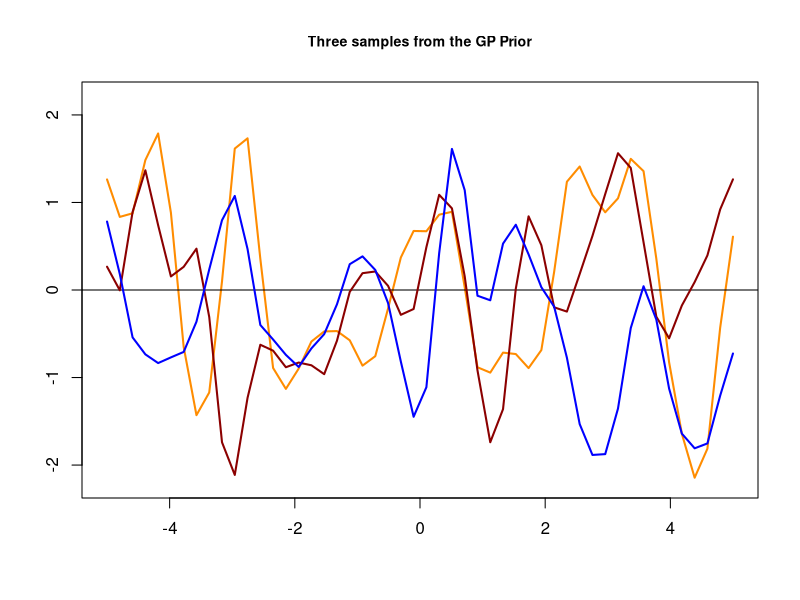
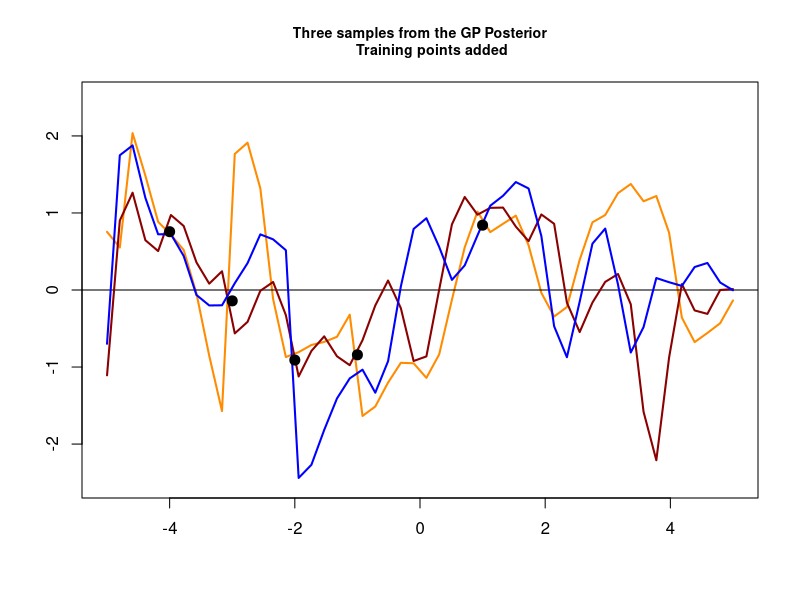
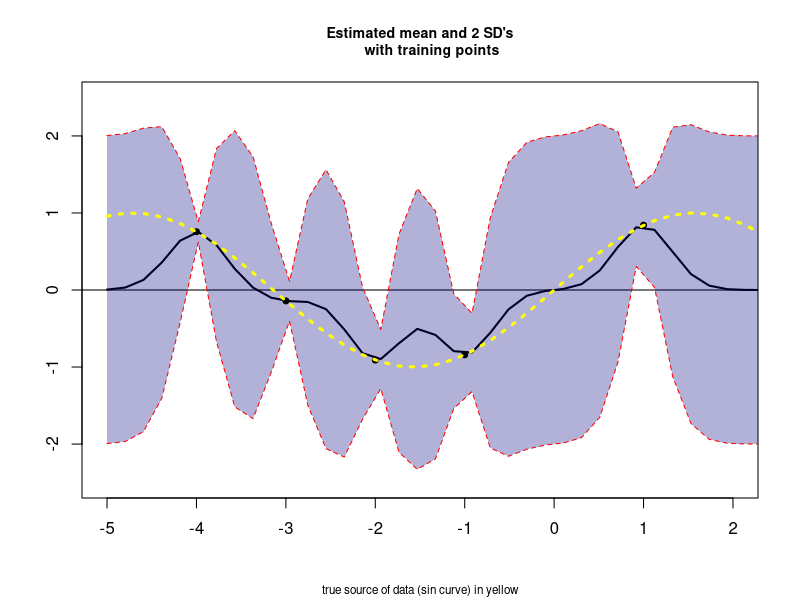

Write R code to recreate these figures, in order.
## ---- chunk 1
knitr::opts_chunk$set(echo = TRUE)
## ---- chunk 2
### From this post: http://stats.stackexchange.com/q/232959/67822

set.seed(0)
n = 50 #No. test points
Xtest = seq(-5, 5, length.out = n)   #Test points: 50 points between -5 and +5: -5, -4.79, -4.59,..., 4.59, 4.79, 5

kernel = function(a,b, param){                                   
  # Defining a function the Gaussian process is exp{-1/2 abs(x_1 - x_2)^2}
  #GP squared exponential kernel:
  #Leaving aside the abs value, (x_1 - x_2)^2 = a^2 + b^2 - 2 ab. And making the matrices congruous:
  sqdist = outer(a^2,b^2,FUN=`+`) - 2 * (a %*% t(b))
  exp(-.5 * (1/param) * sqdist) # This is the kernel: when distance is inf. the exponential becomes 1/e^inf =0, when dist=0, k =1
}
  
param = 0.1                                        
K_test = kernel(Xtest, Xtest, param)                       
#Kernel at test points: all the points against each other.
  
# Draw samples from the prior at our test points:
  
Ch_test = chol(K_test + 1e-15 * diag(n)) # Square root of the kernel values (the Cholesky)
m = matrix(rnorm(n * 3), ncol = 3)
f_prior = t(m) %*% Ch_test # Generating multivariate normals through the Cholesky representing the kernels


plot(Xtest,f_prior[1,], type="l", col='darkorange', ylim=c(-2.2,2.2), lwd = 2,
     xlab ="", ylab ="")
title(main="Three samples from the GP Prior", cex.main=0.85)
abline(h = 0)
colors=c(2, "darkred","blue")
for(i in 2:3){
lines(Xtest, f_prior[i,], type = 'l', 
      col=colors[i], lwd=2) # Plotting
}
## ---- chunk 3
### From this post: http://stats.stackexchange.com/q/232959/67822

# Noiseless training data:
Xtrain = c(-4,-3, -2, -1, 1)
ytrain = sin(Xtrain)

# Apply the kernel function to our training points:
K_train = kernel(Xtrain, Xtrain, param)

Ch_train = chol(K_train + 0.00005 * diag(length(Xtrain)))

# Compute the mean at our test points:

K_trte = kernel(Xtrain, Xtest, param)
core = solve(Ch_train) %*% K_trte
temp = solve(Ch_train) %*% ytrain
mu = t(core) %*% temp

# Compute the standard deviation:

tempor = colSums(core^2)

# Notice that all.equal(diag(t(Lk) %*% Lk), colSums(Lk^2)) TRUE

s2 = diag(K_test) - tempor
stdv = sqrt(s2)

# Draw samples from the posterior at our test points:

Ch_post_gener = chol(K_test + 1e-6 * diag(n) - (t(core) %*% core))
m_prime = matrix(rnorm(n * 3), ncol = 3)
sam = Ch_post_gener %*% m_prime
f_post = as.vector(mu) + sam



colors=c(2, "darkred","blue")
plot(Xtest,f_post[,1], type="l", lwd = 2, col='darkorange', 
     ylim=c(-2.5,2.5),
     xlab='',ylab='') 
title(main="Three samples from the GP Posterior
      Training points added",
      cex.main=0.85)

abline(h = 0)

for(i in 2:3){
  lines(Xtest, f_post[,i], type = 'l', lwd=2, col=colors[i]) # Plotting
}
points(Xtrain, ytrain, pch = 20, cex=2)
## ---- chunk 4
### From this post: http://stats.stackexchange.com/q/232959/67822

plot(Xtest,mu, type="l", lwd=2, xlim= c(-5,2), ylim=c(-2.5,2.5),
     xlab='',ylab='')
title(main = "Estimated mean and 2 SD's
      with training points", cex.main=0.85,
      sub= "true source of data (sin curve) in yellow",
      cex.sub=0.7)

abline(h = 0)


polygon(c(Xtest,rev(Xtest)),c(mu-2*stdv,rev(mu+2*stdv)),
        col =rgb(0,0,0.5,0.3) ,border = FALSE)

lines(Xtest, mu + 2 * stdv, col="red",lty=2)
lines(Xtest, mu - 2 * stdv, col="red",lty=2)
points(Xtrain, ytrain, pch = 19, cex=.8)

lines(Xtest, sin(Xtest), col="yellow",lty=3, lwd=3)
